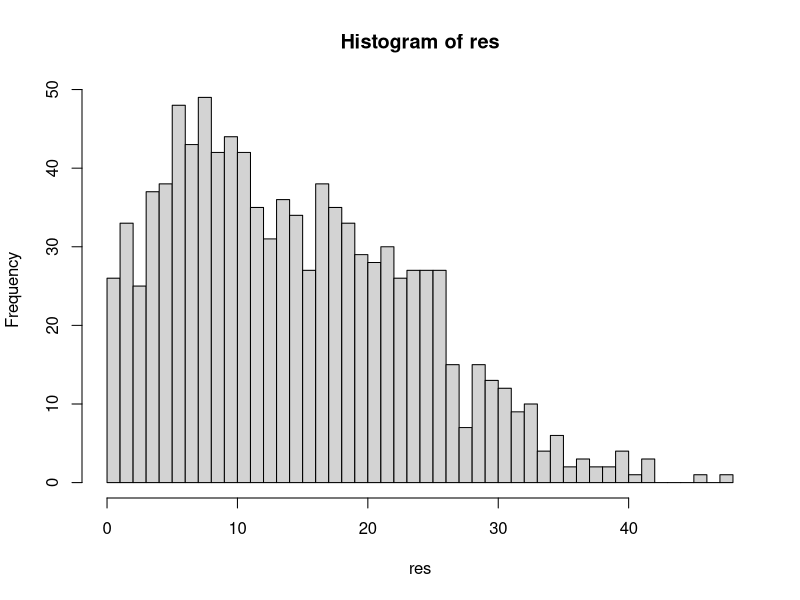
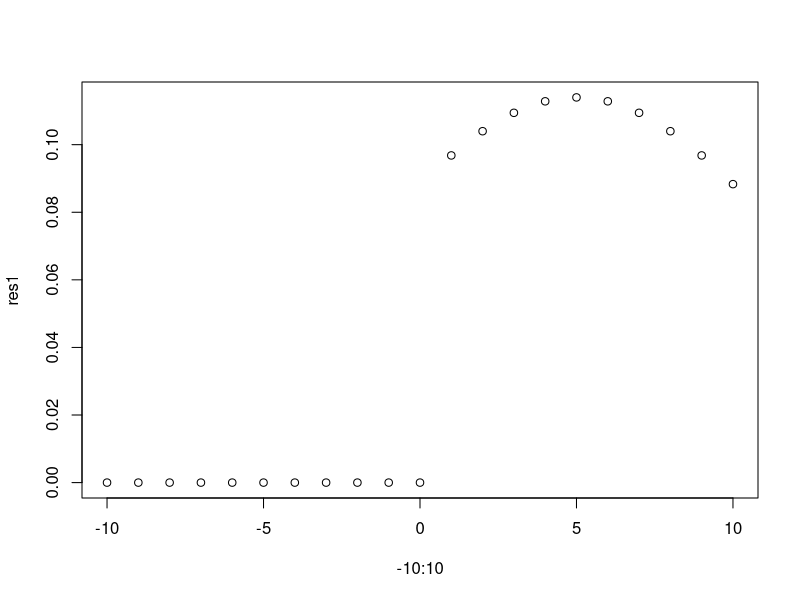

Recreate these plots in R, in order.
rmytnorm <- function(n,mean = 0,sd = 1){
  # Samples the normal distribution until n positive numbers are returned
  # Arguments:
  #  - n - number of samples 
  #  - mean - mean
  #  - sd - standard deviation
  if(typeof(n)!="double"){
    stop("n should be an integer")
  }
  vec = c()
  while(length(vec)<n){
    c = rnorm(1,mean,sd)
    if(c > 0){
      vec = c(c,vec)
    }
  }
  return(vec)
}

dmytnorm <- Vectorize(function(x, mean = 0, sd = 1, lo = F){
  # Returns the density value for x and zero if x is negative
  # Arguments:
  #  - n - number of samples 
  #  - mean - mean
  #  - sd - standard deviation
  c = 0 # result
  k = dnorm(x = x,mean,sd, log = lo) 
  if(x > 0){
    c = k*2 # rescale so that the area under the curve is zero.
  }
  
  return(c)
},c("x"))

res = rmytnorm(1000,mean = 10,sd = 12)
head(res)
hist(res, breaks = 50)
res1 = dmytnorm(-10:10,mean = 5, sd = 7)
res1
plot(-10:10,res1)
#area under the curve
integrate(dmytnorm,upper = 10, lower = -10)